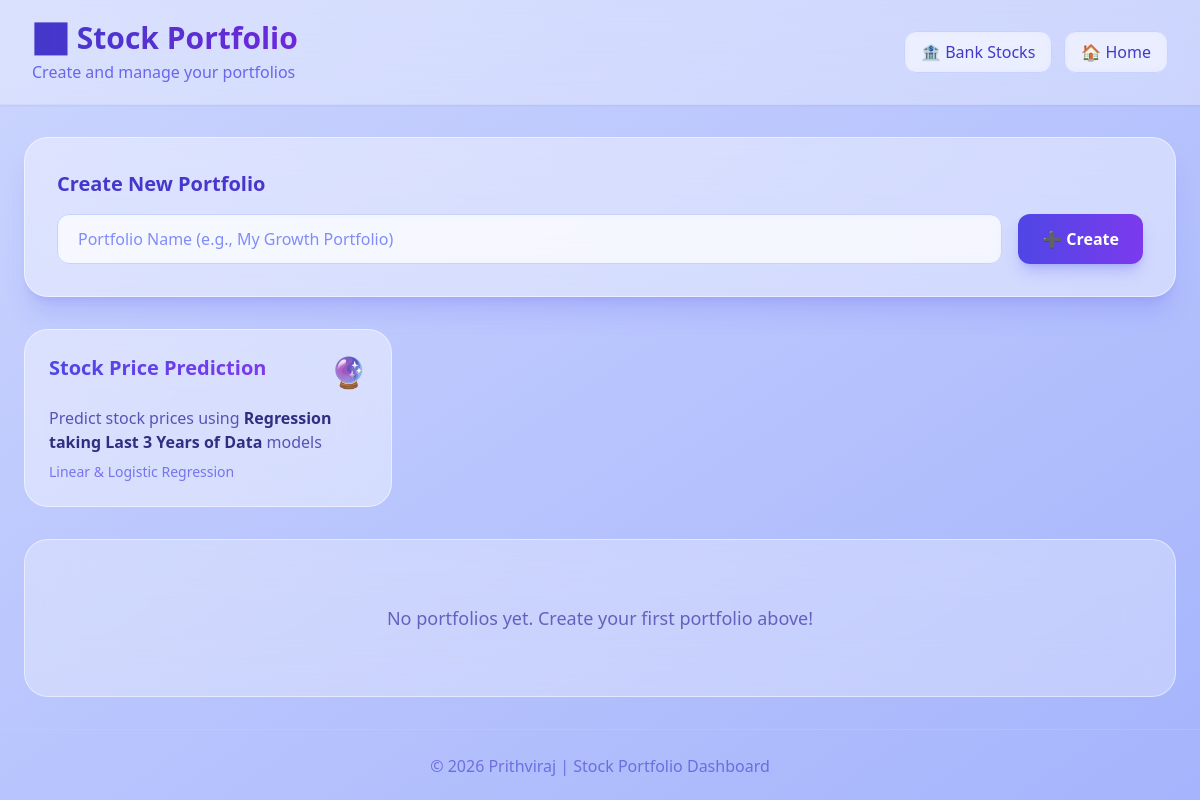
Page /portfolio/ on the earlier database version.
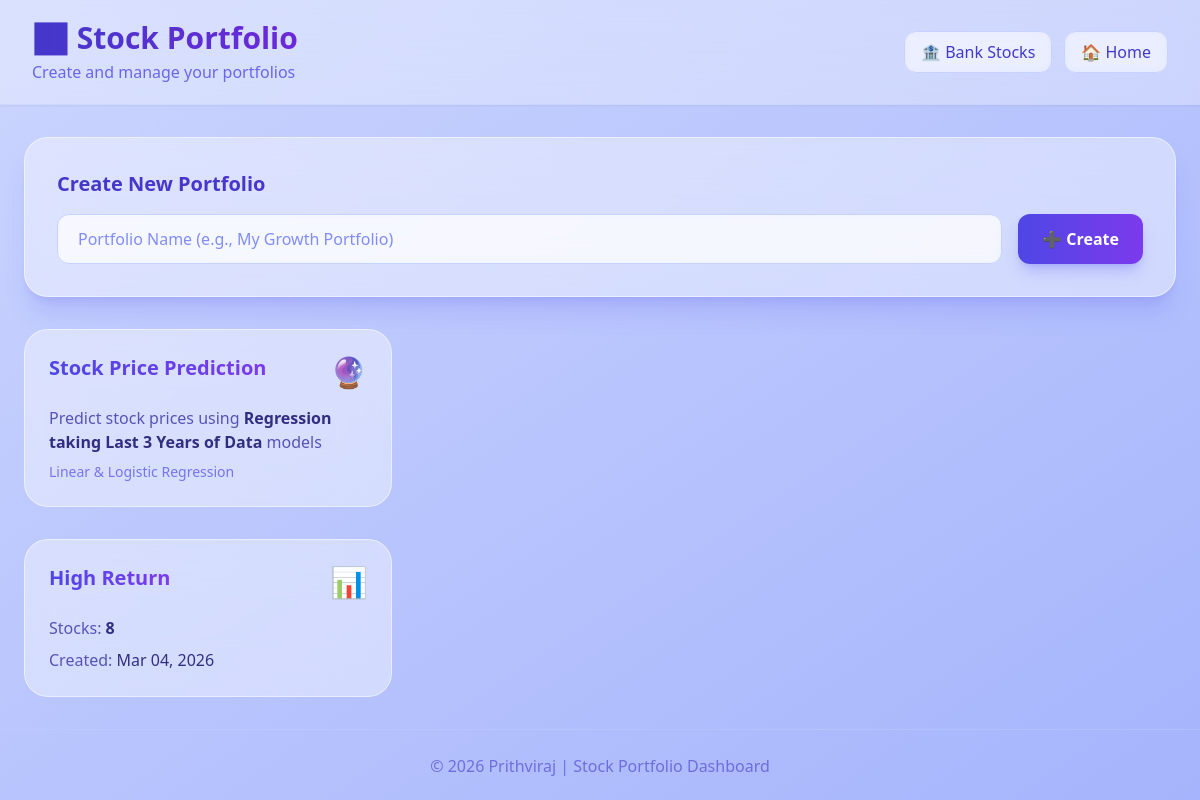
Same page on the later database version.
### portfolio/models.py (models this page shows, shortened)
class Portfolio(models.Model):
    name = models.CharField(max_length=100)
    user = models.ForeignKey(User, on_delete=models.CASCADE, null=True, blank=True)
    created_at = models.DateTimeField(auto_now_add=True)
    @property
    def total_stocks(self):
        return self.stocks.count()

### portfolio/views.py (the view)
# urls.py: path("portfolio/", views.portfolio_list, name="portfolio_list"),
def portfolio_list(request):
    portfolios = Portfolio.objects.all().order_by('-created_at')
    return render(request, "portfolio/portfolio_list.html", {"portfolios": portfolios})

### portfolio/templates/portfolio/portfolio_list.html (shortened to what the changed rows need)
<!DOCTYPE html>
<html lang="en">
<head>
    <script src="https://cdn.tailwindcss.com"></script>
</head>
<body class="min-h-screen bg-gradient-to-br from-[rgb(203,213,254)] to-indigo-300 text-indigo-950">
    <header class="px-8 py-5 border-b border-indigo-200/50 bg-white/30 backdrop-blur-xl shadow-sm">
        <div class="max-w-7xl mx-auto flex justify-between items-center">
            <div>
                <h1 class="text-3xl font-bold bg-gradient-to-r from-indigo-700 to-violet-700 bg-clip-text text-transparent">📈 Stock Portfolio</h1>
            </div>
        </div>
    </header>
    <main class="max-w-7xl mx-auto px-6 py-8">
        <div class="bg-white/40 backdrop-blur-xl rounded-3xl p-8 mb-8 shadow-xl shadow-indigo-500/20 border border-white/50">
            <h2 class="text-xl font-bold bg-gradient-to-r from-indigo-700 to-violet-700 bg-clip-text text-transparent mb-4">Create New Portfolio</h2>
        </div>
        {% if portfolios %}
        <div class="grid grid-cols-1 md:grid-cols-2 lg:grid-cols-3 gap-6">
            {% for portfolio in portfolios %}
            <a href="{% url 'portfolio_detail' portfolio.id %}"
               class="bg-white/40 backdrop-blur-xl rounded-3xl p-6 hover:bg-white/60 transition-all duration-300 border border-white/50 hover:border-indigo-300 hover:shadow-xl hover:shadow-indigo-500/20 group">
                <div class="flex justify-between items-start mb-4">
                    <h3 class="text-xl font-bold bg-gradient-to-r from-indigo-600 to-violet-600 bg-clip-text text-transparent group-hover:scale-105 transition-transform">{{ portfolio.name }}</h3>
                    <span class="text-3xl">📊</span>
                </div>
                <div class="space-y-2 text-indigo-800/80">
                    <p>Stocks: <span class="text-indigo-900 font-bold">{{ portfolio.total_stocks }}</span></p>
                    <p>Created: <span class="text-indigo-900">{{ portfolio.created_at|date:"M d, Y" }}</span></p>
                </div>
            </a>
            {% endfor %}
        </div>
        {% else %}
        <div class="text-center py-16 bg-white/30 backdrop-blur-xl rounded-3xl border border-white/50">
            <p class="text-indigo-800/70 text-lg">No portfolios yet. Create your first portfolio above!</p>
        </div>
        {% endif %}
    </main>
</body>
</html>

Differences in the rows shown:
added Portfolio: total_stocks "8", created_at "Mar 04, 2026"
Other differences:
text no longer shown: "No portfolios yet. Create your first portfolio above!"
